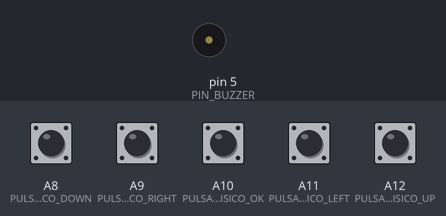
A sketch run on a simulated Arduino Mega 2560, built with avr-gcc and run on an emulated ATmega2560. Parts: buzzer (waves = sounding). Inputs (shaded band) come from the test bench; at power-on: A8 (PULSADOR_FISICO_DOWN), A9 (PULSADOR_FISICO_RIGHT), A10 (PULSADOR_FISICO_OK), A11 (PULSADOR_FISICO_LEFT), A12 (PULSADOR_FISICO_UP) HIGH.

Above: at 1.2 s.
1.3 s: A8 (PULSADOR_FISICO_DOWN) pulled LOW for 0.15 s
At 1.68 s:
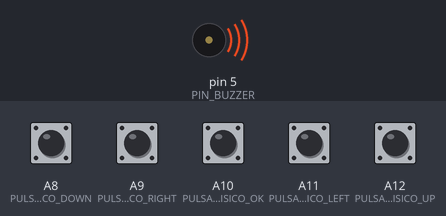
3.3 s: A10 (PULSADOR_FISICO_OK) pulled LOW for 0.15 s
At 3.64 s:
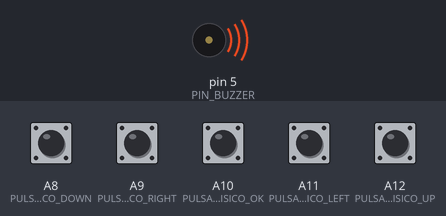
Timing chart, 0 to 6.3 s (numbered marks = the images above; inputs shaded):
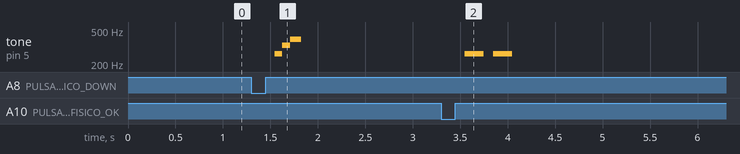

The sketch:

buzzer.ino
```cpp
// plaquita: Arduino mega 2560

#include "src/Buzzer/Buzzer.h"
#include "src/Pulsadores/Pulsadores.h"

void setup()
{
  Serial.begin(9600);

  buzzer_init();
  pulsadores_init();
}

void loop()
{
  buzzer_polling();
  pulsadores_polling();

  if (isUpClicked())
  {
    buzzer_play_startup();
  }

  if (isCenterClicked())
  {
    buzzer_play_error();
  }

  if (isDownClicked())
  {
    buzzer_play_success();
  }
}
```

Buzzer.cpp
```cpp
// Buzzer.cpp - Versión con duraciones corregidas
#include <Arduino.h>
#include <avr/interrupt.h>
#include "Buzzer.h"
#include "notas.h"

// Variables para la generación de tono
static volatile bool tone_active = false;
static volatile unsigned long tone_end_time = 0;
static volatile uint16_t tone_ocr_value = 0;

// Variables para la máquina de estados
static buzzer_estado_t buzzer_estado = BUZZER_IDLE;
static const nota_melodia_t *melodia_actual = nullptr;
static uint16_t melodia_longitud = 0;
static uint16_t nota_actual = 0;
static bool melodia_repetir = false;
static unsigned long tiempo_inicio_nota = 0;

// Variable para controlar si el tono debe detenerse por tiempo
static bool tone_has_duration = false;

// Melodías predefinidas
static const nota_melodia_t startup_melodia[] = {
    {NOTA_C4, 100},
    {NOTA_E4, 100},
    {NOTA_G4, 100},
    {NOTA_C5, 200}
    //
};

static const nota_melodia_t error_melodia[] = {
    {NOTA_C4, 200},
    {0, 100},
    {NOTA_C4, 200}
    //
};

static const nota_melodia_t success_melodia[] = {
    {NOTA_C4, 80},
    {NOTA_E4, 80},
    {NOTA_G4, 100}
    //
};

// Interrupción del Timer1 - Toggle del pin
ISR(TIMER1_COMPA_vect)
{
    if (tone_active)
    {
        digitalWrite(PIN_BUZZER, !digitalRead(PIN_BUZZER));
    }
}

void buzzer_tone(uint16_t frecuencia, uint16_t duracion)
{
    if (frecuencia == 0)
    {
        buzzer_noTone();
        return;
    }

    // Detener tono anterior
    buzzer_noTone();

    // Configurar pin
    pinMode(PIN_BUZZER, OUTPUT);
    digitalWrite(PIN_BUZZER, LOW);

    // Calcular el valor para OCR1A
    unsigned long ocr_value = 16000000UL / (2UL * frecuencia);

    // Verificar que el valor está dentro del rango
    if (ocr_value > 0 && ocr_value <= 65535)
    {
        tone_ocr_value = (uint16_t)ocr_value;

        // Deshabilitar interrupciones mientras configuramos
        noInterrupts();

        // Configurar Timer1 en modo CTC
        TCCR1A = 0;
        TCCR1B = 0;
        TCNT1 = 0;
        OCR1A = tone_ocr_value;
        TCCR1B = (1 << WGM12) | (1 << CS10); // CTC, prescaler 1
        TIMSK1 |= (1 << OCIE1A);             // Habilitar interrupción

        tone_active = true;

        // Guardar la duración si se especificó
        if (duracion > 0)
        {
            tone_end_time = millis() + duracion;
            tone_has_duration = true;
        }
        else
        {
            tone_end_time = 0;
            tone_has_duration = false;
        }

        interrupts();
    }
}

void buzzer_noTone(void)
{
    noInterrupts();

    // Deshabilitar interrupción de Timer1
    TIMSK1 &= ~(1 << OCIE1A);

    // Apagar Timer1
    TCCR1A = 0;
    TCCR1B = 0;

    tone_active = false;
    tone_end_time = 0;
    tone_has_duration = false;

    // Apagar el pin
    digitalWrite(PIN_BUZZER, LOW);

    interrupts();
}

void buzzer_init(void)
{
    pinMode(PIN_BUZZER, OUTPUT);
    digitalWrite(PIN_BUZZER, LOW);

    // Inicializar Timer1
    TCCR1A = 0;
    TCCR1B = 0;
    TIMSK1 = 0;

    buzzer_noTone();
    buzzer_estado = BUZZER_IDLE;
    melodia_actual = nullptr;
}

void buzzer_polling(void)
{
    // CRÍTICO: Verificar si el tono actual debe terminar por duración
    if (tone_active && tone_has_duration && tone_end_time > 0)
    {
        if (millis() >= tone_end_time)
        {
            buzzer_noTone(); // Detener el tono cuando se acaba el tiempo
        }
    }

    // Solo procesar si estamos reproduciendo una melodía
    if (buzzer_estado != BUZZER_PLAYING)
    {
        return;
    }

    if (melodia_actual == nullptr)
    {
        buzzer_stop_melodia();
        return;
    }

    unsigned long tiempo_actual = millis();

    // Iniciar nueva nota
    if (tiempo_inicio_nota == 0)
    {
        // Verificar si hemos terminado todas las notas
        if (nota_actual >= melodia_longitud)
        {
            if (melodia_repetir)
            {
                nota_actual = 0;
            }
            else
            {
                buzzer_stop_melodia();
                return;
            }
        }

        const nota_melodia_t &nota = melodia_actual[nota_actual];

        // Reproducir nota o silencio
        if (nota.frecuencia > 0)
        {
            // IMPORTANTE: Pasar la duración para que se detenga automáticamente
            buzzer_tone(nota.frecuencia, nota.duracion);
        }
        else
        {
            buzzer_off();
        }

        // Guardar tiempo de inicio de la nota
        tiempo_inicio_nota = tiempo_actual;
        return;
    }

    // Verificar si la nota actual ha terminado su duración
    const nota_melodia_t &nota_actual_struct = melodia_actual[nota_actual];
    if ((tiempo_actual - tiempo_inicio_nota) >= nota_actual_struct.duracion)
    {
        // Pasar a la siguiente nota
        nota_actual++;
        tiempo_inicio_nota = 0; // Forzar inicio de nueva nota

        // Asegurar que el tono actual se detiene
        if (tone_active)
        {
            buzzer_noTone();
        }
    }
}

void buzzer_off(void)
{
    buzzer_noTone();
}

void buzzer_play(uint16_t nota, uint16_t duracion)
{
    if (buzzer_estado != BUZZER_IDLE)
    {
        buzzer_stop_melodia();
    }

    if (nota > 0)
    {
        buzzer_tone(nota, duracion);
        delay(duracion); // Esto es bloqueante pero para uso simple
        buzzer_off();
    }
    else
    {
        delay(duracion);
    }
}

void buzzer_play_melodia(const nota_melodia_t *melodia, uint16_t longitud, bool repetir)
{
    // Detener melodía actual si existe
    if (buzzer_estado != BUZZER_IDLE)
    {
        buzzer_stop_melodia();
    }

    if (melodia == nullptr || longitud == 0)
    {
        return;
    }

    // Iniciar nueva melodía
    melodia_actual = melodia;
    melodia_longitud = longitud;
    melodia_repetir = repetir;
    nota_actual = 0;
    tiempo_inicio_nota = 0;
    buzzer_estado = BUZZER_PLAYING;
}

void buzzer_stop_melodia(void)
{
    if (buzzer_estado != BUZZER_IDLE)
    {
        buzzer_off();
        buzzer_estado = BUZZER_IDLE;
        melodia_actual = nullptr;
        nota_actual = 0;
        melodia_longitud = 0;
        melodia_repetir = false;
        tiempo_inicio_nota = 0;
    }
}

void buzzer_pause_melodia(void)
{
    if (buzzer_estado == BUZZER_PLAYING)
    {
        buzzer_off();
        buzzer_estado = BUZZER_PAUSED;
    }
}

void buzzer_resume_melodia(void)
{
    if (buzzer_estado == BUZZER_PAUSED && melodia_actual != nullptr)
    {
        buzzer_estado = BUZZER_PLAYING;
        tiempo_inicio_nota = 0;
    }
}

bool buzzer_is_playing(void)
{
    return (buzzer_estado == BUZZER_PLAYING);
}

void buzzer_beep(uint16_t duracion)
{
    buzzer_play(NOTA_C5, duracion);
}

void buzzer_play_startup(void)
{
    buzzer_play_melodia(startup_melodia,
                        sizeof(startup_melodia) / sizeof(nota_melodia_t),
                        false);
}

void buzzer_play_error(void)
{
    buzzer_play_melodia(error_melodia,
                        sizeof(error_melodia) / sizeof(nota_melodia_t),
                        false);
}

void buzzer_play_success(void)
{
    buzzer_play_melodia(success_melodia,
                        sizeof(success_melodia) / sizeof(nota_melodia_t),
                        false);
}
```

Buzzer.h
```cpp
// Buzzer.h
#ifndef __BUZZER_H__
#define __BUZZER_H__

#include <Arduino.h>

#define PIN_BUZZER 5

// Estructura para las notas
typedef struct
{
    uint16_t frecuencia;
    uint16_t duracion;
} nota_melodia_t;

typedef enum
{
    BUZZER_IDLE,
    BUZZER_PLAYING,
    BUZZER_PAUSED
} buzzer_estado_t;

// Funciones principales
void buzzer_init(void);
void buzzer_off(void);
void buzzer_play(uint16_t nota, uint16_t duracion);

// Funciones para melodías
template <size_t N>
void buzzer_play_melodia(const nota_melodia_t (&melodia)[N], bool repetir = false)
{
    buzzer_play_melodia(melodia, N, repetir);
}

void buzzer_play_melodia(const nota_melodia_t *melodia, uint16_t longitud, bool repetir = false);
void buzzer_stop_melodia(void);
void buzzer_pause_melodia(void);
void buzzer_resume_melodia(void);
bool buzzer_is_playing(void);
void buzzer_polling(void);

// Funciones de utilidad
void buzzer_beep(uint16_t duracion = 100);
void buzzer_play_startup(void);
void buzzer_play_error(void);
void buzzer_play_success(void);

// Funciones para tono en A0 con Timer1
void buzzer_tone(uint16_t frecuencia, uint16_t duracion = 0);
void buzzer_noTone(void);

#endif
```

notas.h
```cpp
#ifndef __NOTAS_
#define __NOTAS_

#define NOTA_B0 31
#define NOTA_C1 33
#define NOTA_CS1 35
#define NOTA_D1 37
#define NOTA_DS1 39
#define NOTA_E1 41
#define NOTA_F1 44
#define NOTA_FS1 46
#define NOTA_G1 49
#define NOTA_GS1 52
#define NOTA_A1 55
#define NOTA_AS1 58
#define NOTA_B1 62
#define NOTA_C2 65
#define NOTA_CS2 69
#define NOTA_D2 73
#define NOTA_DS2 78
#define NOTA_E2 82
#define NOTA_F2 87
#define NOTA_FS2 93
#define NOTA_G2 98
#define NOTA_GS2 104
#define NOTA_A2 110
#define NOTA_AS2 117
#define NOTA_B2 123
#define NOTA_C3 131
#define NOTA_CS3 139
#define NOTA_D3 147
#define NOTA_DS3 156
#define NOTA_E3 165
#define NOTA_F3 175
#define NOTA_FS3 185
#define NOTA_G3 196
#define NOTA_GS3 208
#define NOTA_A3 220
#define NOTA_AS3 233
#define NOTA_B3 247
#define NOTA_C4 262
#define NOTA_CS4 277
#define NOTA_D4 294
#define NOTA_DS4 311
#define NOTA_E4 330
#define NOTA_F4 349
#define NOTA_FS4 370
#define NOTA_G4 392
#define NOTA_GS4 415
#define NOTA_A4 440
#define NOTA_AS4 466
#define NOTA_B4 494
#define NOTA_C5 523
#define NOTA_CS5 554
#define NOTA_D5 587
#define NOTA_DS5 622
#define NOTA_E5 659
#define NOTA_F5 698
#define NOTA_FS5 740
#define NOTA_G5 784
#define NOTA_GS5 831
#define NOTA_A5 880
#define NOTA_AS5 932
#define NOTA_B5 988
#define NOTA_C6 1047
#define NOTA_CS6 1109
#define NOTA_D6 1175
#define NOTA_DS6 1245
#define NOTA_E6 1319
#define NOTA_F6 1397
#define NOTA_FS6 1480
#define NOTA_G6 1568
#define NOTA_GS6 1661
#define NOTA_A6 1760
#define NOTA_AS6 1865
#define NOTA_B6 1976
#define NOTA_C7 2093
#define NOTA_CS7 2217
#define NOTA_D7 2349
#define NOTA_DS7 2489
#define NOTA_E7 2637
#define NOTA_F7 2794
#define NOTA_FS7 2960
#define NOTA_G7 3136
#define NOTA_GS7 3322
#define NOTA_A7 3520
#define NOTA_AS7 3729
#define NOTA_B7 3951
#define NOTA_C8 4186
#define NOTA_CS8 4435
#define NOTA_D8 4699
#define NOTA_DS8 4978

#endif
```

Pulsadores.cpp
```cpp
#include <Arduino.h>
#include "Pulsadores.h"

// Variables estáticas para gestión de pulsadores
static pulsadores_state_t buttons = {
    .up = {false, false, 0},
    .down = {false, false, 0},
    .left = {false, false, 0},
    .right = {false, false, 0},
    .ok = {false, false, 0}};

// Array para facilitar el acceso por índice
static const uint8_t buttonPins[] = {
    PULSADOR_FISICO_UP,
    PULSADOR_FISICO_DOWN,
    PULSADOR_FISICO_LEFT,
    PULSADOR_FISICO_RIGHT,
    PULSADOR_FISICO_OK};

static const uint8_t NUM_BUTTONS = 5;

// Función auxiliar para obtener el estado de un pulsador por pin
static button_state_t *getButtonState(uint8_t pin)
{
    switch (pin)
    {
    case PULSADOR_FISICO_UP:
        return &buttons.up;
    case PULSADOR_FISICO_DOWN:
        return &buttons.down;
    case PULSADOR_FISICO_LEFT:
        return &buttons.left;
    case PULSADOR_FISICO_RIGHT:
        return &buttons.right;
    case PULSADOR_FISICO_OK:
        return &buttons.ok;
    default:
        return nullptr;
    }
}

void pulsadores_init(void)
{
    // Configurar todos los pines como entradas con pull-up
    pinMode(PULSADOR_FISICO_UP, INPUT_PULLUP);
    pinMode(PULSADOR_FISICO_DOWN, INPUT_PULLUP);
    pinMode(PULSADOR_FISICO_LEFT, INPUT_PULLUP);
    pinMode(PULSADOR_FISICO_RIGHT, INPUT_PULLUP);
    pinMode(PULSADOR_FISICO_OK, INPUT_PULLUP);

    // Leer estado inicial para evitar falsos clicks al inicio
    pulsadores_polling();
}

void pulsadores_polling(void)
{
    unsigned long currentTime = millis();

    // Procesar cada pulsador
    for (int i = 0; i < NUM_BUTTONS; i++)
    {
        uint8_t pin = buttonPins[i];
        button_state_t *btn = getButtonState(pin);

        if (btn == nullptr)
            continue;

        // Leer estado actual (LOW = presionado por pull-up)
        bool currentPressed = (digitalRead(pin) == LOW);

        // Gestión de debounce
        if (currentPressed != btn->lastState)
        {
            btn->lastDebounceTime = currentTime;
        }

        if ((currentTime - btn->lastDebounceTime) > BUTTON_DEBOUNCE_DELAY)
        {
            if (currentPressed != btn->pressed)
            {
                btn->pressed = currentPressed;
            }
        }

        // Guardar último estado para próxima iteración
        btn->lastState = currentPressed;
    }
}

bool button_isPressed(uint8_t buttonPin)
{
    button_state_t *btn = getButtonState(buttonPin);
    if (btn == nullptr)
        return false;
    return btn->pressed;
}

bool button_isClicked(uint8_t buttonPin)
{
    // Para detectar click, necesitamos mantener un estado estático por cada botón
    static bool wasPressed[5] = {false};
    static uint8_t buttonIndex[5] = {0};

    // Encontrar el índice del botón
    int idx = -1;
    for (int i = 0; i < NUM_BUTTONS; i++)
    {
        if (buttonPins[i] == buttonPin)
        {
            idx = i;
            break;
        }
    }

    if (idx == -1)
        return false;

    button_state_t *btn = getButtonState(buttonPin);
    if (btn == nullptr)
        return false;

    bool currentPressed = btn->pressed;
    bool clicked = false;

    // Detectar cuando se suelta el pulsador (transición de presionado a liberado)
    if (wasPressed[idx] == true && currentPressed == false)
    {
        clicked = true;
    }

    wasPressed[idx] = currentPressed;
    return clicked;
}

bool button_isReleased(uint8_t buttonPin)
{
    button_state_t *btn = getButtonState(buttonPin);
    if (btn == nullptr)
        return false;
    return !btn->pressed;
}

// ========== Funciones específicas para cada pulsador ==========

bool isUpPressed(void)
{
    return button_isPressed(PULSADOR_FISICO_UP);
}

bool isUpClicked(void)
{
    return button_isClicked(PULSADOR_FISICO_UP);
}

bool isDownPressed(void)
{
    return button_isPressed(PULSADOR_FISICO_DOWN);
}

bool isDownClicked(void)
{
    return button_isClicked(PULSADOR_FISICO_DOWN);
}

bool isLeftPressed(void)
{
    return button_isPressed(PULSADOR_FISICO_LEFT);
}

bool isLeftClicked(void)
{
    return button_isClicked(PULSADOR_FISICO_LEFT);
}

bool isRightPressed(void)
{
    return button_isPressed(PULSADOR_FISICO_RIGHT);
}

bool isRightClicked(void)
{
    return button_isClicked(PULSADOR_FISICO_RIGHT);
}

bool isCenterPressed(void)
{
    return button_isPressed(PULSADOR_FISICO_OK);
}

bool isCenterClicked(void)
{
    return button_isClicked(PULSADOR_FISICO_OK);
}

// ========== Funciones auxiliares ==========

uint8_t getAnyButtonPressed(void)
{
    for (int i = 0; i < NUM_BUTTONS; i++)
    {
        if (button_isPressed(buttonPins[i]))
        {
            return buttonPins[i];
        }
    }
    return 0; // Ningún botón presionado
}

uint8_t getAnyButtonClicked(void)
{
    for (int i = 0; i < NUM_BUTTONS; i++)
    {
        if (button_isClicked(buttonPins[i]))
        {
            return buttonPins[i];
        }
    }
    return 0; // Ningún botón clickeado
}
```

Pulsadores.h
```cpp
#ifndef _PULSADORES_
#define _PULSADORES_

#include <Arduino.h>

#define PULSADOR_FISICO_UP A12
#define PULSADOR_FISICO_DOWN A8
#define PULSADOR_FISICO_LEFT A11
#define PULSADOR_FISICO_RIGHT A9
#define PULSADOR_FISICO_OK A10

#define PULSADOR_UP 1
#define PULSADOR_DOWN 2
#define PULSADOR_LEFT 3
#define PULSADOR_RIGHT 4
#define PULSADOR_OK 5

// Configuración de debounce (ms)
#define BUTTON_DEBOUNCE_DELAY 50

// Estructura para almacenar el estado de un pulsador
typedef struct
{
    bool pressed;                   // Estado actual presionado
    bool lastState;                 // Último estado para detección de flancos
    unsigned long lastDebounceTime; // Último tiempo para debounce
} button_state_t;

// Estructura para todos los pulsadores
typedef struct
{
    button_state_t up;
    button_state_t down;
    button_state_t left;
    button_state_t right;
    button_state_t ok;
} pulsadores_state_t;

// Inicialización
void pulsadores_init(void);

// Actualización de estados (llamar en el loop)
void pulsadores_polling(void);

// Funciones para consultar estados
bool button_isPressed(uint8_t buttonPin);
bool button_isClicked(uint8_t buttonPin);
bool button_isReleased(uint8_t buttonPin);

// Funciones específicas para cada pulsador (más cómodo)
bool isUpPressed(void);
bool isUpClicked(void);
bool isDownPressed(void);
bool isDownClicked(void);
bool isLeftPressed(void);
bool isLeftClicked(void);
bool isRightPressed(void);
bool isRightClicked(void);
bool isCenterPressed(void);
bool isCenterClicked(void);

// Función para obtener cualquier pulsador presionado (útil para menús)
uint8_t getAnyButtonPressed(void);
uint8_t getAnyButtonClicked(void);

#endif
```

Measured:
- after the input at 1.3 s, tone on pin 5 (PIN_BUZZER): silent → 262 Hz after 0.25 s, → 330 Hz 0.08 s later, → 392 Hz 0.08 s later, → silent 0.12 s later
- after the input at 3.3 s, tone on pin 5 (PIN_BUZZER): alternates 262 Hz for 0.20 s and silent for 0.10 s, 4 changes in all, then stays silent, starting after 0.25 s
